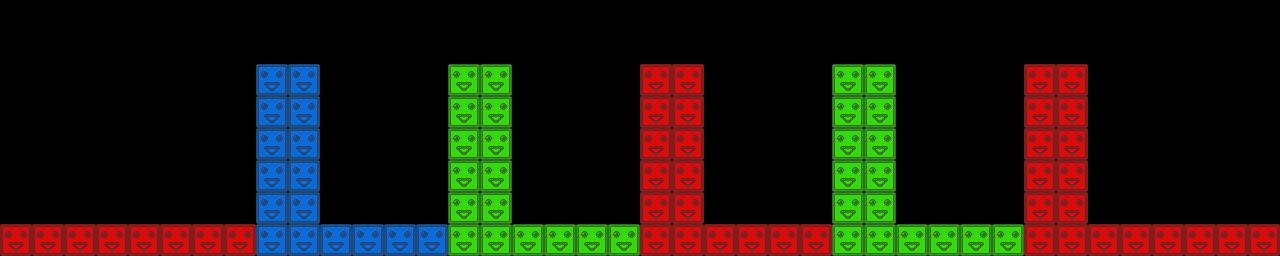

This game map was drawn from its Tiled (.tmx) file and the tilesets committed beside it. A one-line description and the full map source follow:
An orthogonal 40x8 tile map with 32x32 px tiles, 1 tile layer (tiles) and 12 objects (12x crystal).

<map version="1.0.0" orientation="orthogonal" renderorder="right-down" width="40" height="8" tilewidth="32" tileheight="32" nextobjectid="65">
 <tileset firstgid="1" name="blocks" tilewidth="32" tileheight="32" tilecount="3" columns="3">
  <image source="blocks.png" width="96" height="32" />
 </tileset>
 <layer name="tiles" width="40" height="8">
  <data encoding="csv">
0,0,0,0,0,0,0,0,0,0,0,0,0,0,0,0,0,0,0,0,0,0,0,0,0,0,0,0,0,0,0,0,0,0,0,0,0,0,0,0,
0,0,0,0,0,0,0,0,0,0,0,0,0,0,0,0,0,0,0,0,0,0,0,0,0,0,0,0,0,0,0,0,0,0,0,0,0,0,0,0,
0,0,0,0,0,0,0,0,3,3,0,0,0,0,2,2,0,0,0,0,1,1,0,0,0,0,2,2,0,0,0,0,1,1,0,0,0,0,0,0,
0,0,0,0,0,0,0,0,3,3,0,0,0,0,2,2,0,0,0,0,1,1,0,0,0,0,2,2,0,0,0,0,1,1,0,0,0,0,0,0,
0,0,0,0,0,0,0,0,3,3,0,0,0,0,2,2,0,0,0,0,1,1,0,0,0,0,2,2,0,0,0,0,1,1,0,0,0,0,0,0,
0,0,0,0,0,0,0,0,3,3,0,0,0,0,2,2,0,0,0,0,1,1,0,0,0,0,2,2,0,0,0,0,1,1,0,0,0,0,0,0,
0,0,0,0,0,0,0,0,3,3,0,0,0,0,2,2,0,0,0,0,1,1,0,0,0,0,2,2,0,0,0,0,1,1,0,0,0,0,0,0,
1,1,1,1,1,1,1,1,3,3,3,3,3,3,2,2,2,2,2,2,1,1,1,1,1,1,2,2,2,2,2,2,1,1,1,1,1,1,1,1
</data>
 </layer>
 <objectgroup name="objects">
  <object id="53" type="crystal" x="111" y="207">
   <ellipse />
  </object>
  <object id="54" type="crystal" x="143" y="207">
   <ellipse />
  </object>
  <object id="55" type="crystal" x="398" y="207">
   <ellipse />
  </object>
  <object id="56" type="crystal" x="366" y="207">
   <ellipse />
  </object>
  <object id="57" type="crystal" x="592" y="205">
   <ellipse />
  </object>
  <object id="58" type="crystal" x="560" y="205">
   <ellipse />
  </object>
  <object id="59" type="crystal" x="784" y="205">
   <ellipse />
  </object>
  <object id="60" type="crystal" x="752" y="205">
   <ellipse />
  </object>
  <object id="61" type="crystal" x="975" y="206">
   <ellipse />
  </object>
  <object id="62" type="crystal" x="943" y="206">
   <ellipse />
  </object>
  <object id="63" type="crystal" x="1199" y="206">
   <ellipse />
  </object>
  <object id="64" type="crystal" x="1167" y="206">
   <ellipse />
  </object>
 </objectgroup>
</map>
